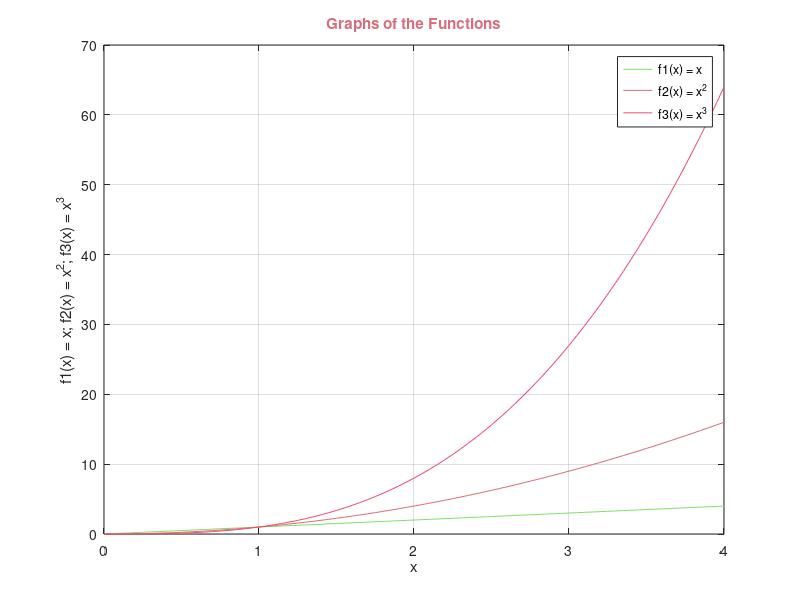
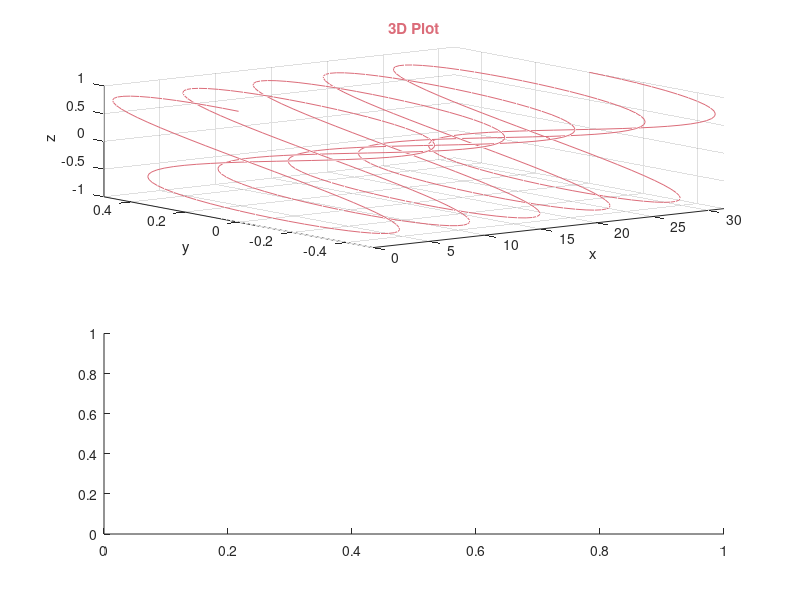

Here is the MATLAB script that generated these plots, in order: (Note: this script raises an error after producing the figures.)
green = [125 223 100]/255;
tan = [222 185 134]/255;
rose = [219 108 121]/255;
pink = [237 77 110]/255;
purple = [118 82 139]/255;

x = linspace(0,4,81);

f1 = x;
f2 = x.^2;
f3 = x.^3;

figure

plot(x,f1,'Color',green)
hold on
plot(x,f2,'Color',rose)
plot(x,f3,'Color',pink)
hold off

xlabel('x')
ylabel('f1(x) = x; f2(x) = x^2; f3(x) = x^3')
title('Graphs of the Functions','Color',rose)
legend('f1(x) = x','f2(x) = x^2','f3(x) = x^3')
grid on


x = linspace(0,10*pi,500);

y = sin(x).*cos(x);
z = cos(x);

figure

subplot(2,1,1)

plot3(x,y,z,'Color',rose)

xlabel('x')
ylabel('y')
zlabel('z')
title('3D Plot','Color',rose)
grid on

xlim([0 10*pi])
ylim([-0.5 0.5])
zlim([-1 1])

subplot(2,1,2)

polarplot(x,y,'Color',green)
title('Polar Plot','Color',rose)


A = 6;
f = 4;
sigma = 1.2;
U1 = 3.5;
U2 = 2.5;

t = 0:0.001:1.5;

s = A.*sin(2*pi*f*t) + 0.5*A.*cos(4*pi*f*t);
n = sigma.*randn(size(t));
x = s + n;

filtered = x;
filtered(abs(filtered) < U2) = 0;

figure

subplot(1,2,1)

plot(t,x,'--','Color',rose,'LineWidth',1.5)
hold on
plot(t,filtered,':','Color',green,'LineWidth',1.5)
yline(U1,'-','Color',purple)
yline(U2,'--','Color',tan)
hold off

xlabel('Time (s)')
ylabel('Voltage')
title({'Original and';'Filtered Signals'}, ...
    'Color',purple,'FontSize',16)
legend('Original','Filtered','U1','U2')
grid on


subplot(1,2,2)

selected = x > U1;

stem(t(selected),x(selected), ...
    'Color',rose,'Marker','none')

hold on

[maxValue,maxIndex] = max(x);
[minValue,minIndex] = min(x);

plot(t(maxIndex),maxValue,'c*','MarkerSize',12)
plot(t(minIndex),minValue,'*','Color',pink,'MarkerSize',12)

hold off

xlabel('Time (s)')
ylabel('Voltage')
title({'Signal Values';'Exceeding U1'}, ...
    'Color',purple,'FontSize',16)
legend('Values exceeding U1','Maximum','Minimum')
grid on
